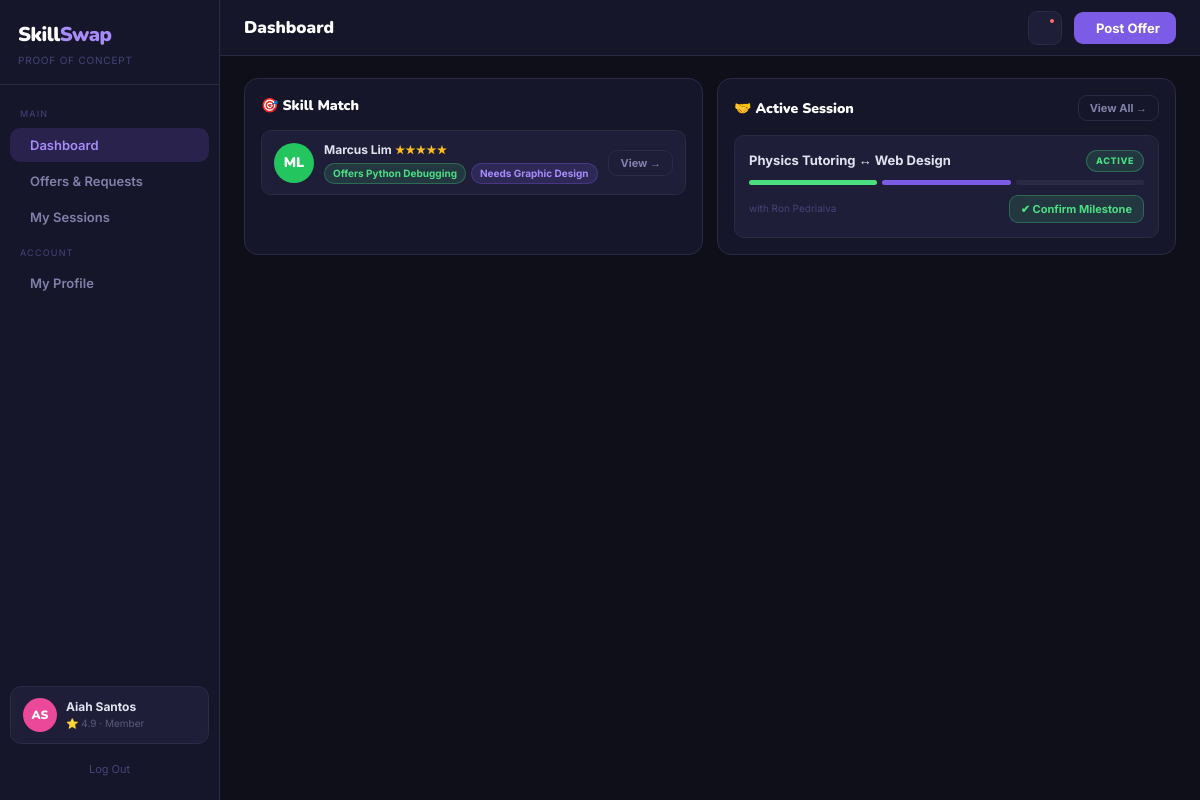
/index.php (signed in), run on the app's committed database.
### tables this page shows
CREATE TABLE users (
    id              INT UNSIGNED AUTO_INCREMENT PRIMARY KEY,
    name            VARCHAR(100)    NOT NULL,
    email           VARCHAR(150)    NOT NULL UNIQUE,
    password_hash   VARCHAR(255)    NOT NULL,
    role            ENUM('Member','Moderator') NOT NULL DEFAULT 'Member',
    bio             TEXT,
    skills_offer    VARCHAR(255)    DEFAULT 'None',
    skills_need     VARCHAR(255)    DEFAULT 'None',
    trust_score     DECIMAL(3,2)    NOT NULL DEFAULT 5.00,
    created_at      TIMESTAMP       NOT NULL DEFAULT CURRENT_TIMESTAMP
);

CREATE TABLE listings (
    id              INT UNSIGNED AUTO_INCREMENT PRIMARY KEY,
    user_id         INT UNSIGNED    NOT NULL,
    title           VARCHAR(200)    NOT NULL,
    category        VARCHAR(50)     NOT NULL DEFAULT 'tech',
    skills_offer    VARCHAR(255)    NOT NULL,
    skills_need     VARCHAR(255)    NOT NULL,
    description     TEXT,
    created_at      TIMESTAMP       NOT NULL DEFAULT CURRENT_TIMESTAMP,
    CONSTRAINT fk_listings_user
        FOREIGN KEY (user_id) REFERENCES users(id) ON DELETE CASCADE
);

CREATE TABLE exchange_sessions (
    id              INT UNSIGNED AUTO_INCREMENT PRIMARY KEY,
    listing_id      INT UNSIGNED    NULL,
    requester_id    INT UNSIGNED    NOT NULL,
    provider_id     INT UNSIGNED    NOT NULL,
    title           VARCHAR(200)    NOT NULL,
    status          ENUM('Pending','Active','Declined','Completed') NOT NULL DEFAULT 'Pending',
    milestone       TINYINT UNSIGNED NOT NULL DEFAULT 0,
    created_at      TIMESTAMP       NOT NULL DEFAULT CURRENT_TIMESTAMP,
    updated_at      TIMESTAMP       NOT NULL DEFAULT CURRENT_TIMESTAMP ON UPDATE CURRENT_TIMESTAMP,
    CONSTRAINT fk_sessions_listing
        FOREIGN KEY (listing_id) REFERENCES listings(id) ON DELETE SET NULL,
    CONSTRAINT fk_sessions_requester
        FOREIGN KEY (requester_id) REFERENCES users(id) ON DELETE CASCADE,
    CONSTRAINT fk_sessions_provider
        FOREIGN KEY (provider_id) REFERENCES users(id) ON DELETE CASCADE
);

### backend.php (called while the page is built, shortened)
<?php
require_once __DIR__ . '/db_connect.php';
function get_logged_in_user(PDO $pdo): ?array {
    $stmt = $pdo->prepare('SELECT id, name, email, role, bio, skills_offer, skills_need, trust_score FROM users WHERE id = ?');
    $stmt->execute([$_SESSION['user_id']]);
    $user = $stmt->fetch();
    return $user ?: null;
}
$active_user = get_logged_in_user($pdo);
$sessions = [];
if ($active_user) {
    $stmt = $pdo->prepare(
        'SELECT s.id, s.title, s.status, s.milestone,
                s.requester_id, s.provider_id,
                ur.name AS requester_name, up.name AS provider_name
         FROM exchange_sessions s
         JOIN users ur ON ur.id = s.requester_id
         JOIN users up ON up.id = s.provider_id
         WHERE s.requester_id = ? OR s.provider_id = ?
         ORDER BY s.created_at DESC'
    );
    $stmt->execute([$active_user['id'], $active_user['id']]);
    $sessions = $stmt->fetchAll();
}
if ($active_user) {
    $stmt = $pdo->prepare(
        'SELECT id, text, type, is_read FROM notifications
         WHERE user_id = ? OR user_id IS NULL
         ORDER BY created_at DESC LIMIT 20'
    );
    $stmt->execute([$active_user['id']]);
    $notifications = $stmt->fetchAll();
} else {
    $stmt = $pdo->query('SELECT id, text, type FROM notifications WHERE user_id IS NULL ORDER BY created_at DESC LIMIT 20');
    $notifications = $stmt->fetchAll();
}
if ($active_user) {
    $stmt = $pdo->prepare(
        'SELECT l.id, l.title, l.skills_offer, l.skills_need, u.name AS user_name, u.trust_score
         FROM listings l JOIN users u ON u.id = l.user_id
         WHERE l.user_id != ?
         ORDER BY RAND() LIMIT 1'
    );
    $stmt->execute([$active_user['id']]);
    $suggested_match = $stmt->fetch() ?: null;
}
foreach ($sessions as $s) {
    if ($s['status'] === 'Active') {
        $dashboard_session = $s;
        break;
    }
}
?>

### index.php (the view, shortened to what this page needs)
<?php
require_once __DIR__ . '/backend.php';
function initials(string $name): string {
    $parts = preg_split('/\s+/', trim($name));
    $letters = strtoupper(substr($parts[0] ?? '', 0, 1) . substr($parts[1] ?? '', 0, 1));
    return $letters ?: '?';
}
$palette = ['#7c5ce7', '#ec4899', '#22c55e', '#f59e0b', '#3b82f6', '#ef4444'];
function avatar_color(int $seed, array $palette): string {
    return $palette[$seed % count($palette)];
}
function stars(float $score): string {
    $full = round($score);
    return str_repeat('★', (int)$full) . str_repeat('☆', 5 - (int)$full);
}
?>
<!DOCTYPE html>
<html lang="en">
<head>
  <link rel="stylesheet" href="https://cdn.jsdelivr.net/npm/@tabler/icons-webfont@3.19.0/dist/tabler-icons.min.css">
</head>
<body>
<?php if (!$active_user): ?>
  <div class="auth-wrap">
    <div class="auth-card">
      <div class="logo" style="border:none;padding:0 0 18px;text-align:center">
        <div class="logo-text">Skill<span>Swap</span></div>
        <div class="logo-sub">Trade skills, not cash</div>
      </div>
      <div class="auth-tabs">
        <div class="auth-tab active" id="tab-login" onclick="showAuthForm('login')">Log In</div>
        <div class="auth-tab" id="tab-signup" onclick="showAuthForm('signup')">Sign Up</div>
      </div>
      <form class="auth-form active" id="form-login" method="POST" action="backend.php">
        <input type="hidden" name="action" value="login">
        <label class="form-label">Email</label>
        <input class="form-ctrl" type="email" name="email" required>
        <label class="form-label">Password</label>
        <input class="form-ctrl" type="password" name="password" required>
        <button class="btn btn-primary w100" type="submit">Log In →</button>
      </form>
      <form class="auth-form" id="form-signup" method="POST" action="backend.php">
        <input type="hidden" name="action" value="signup">
        <label class="form-label">Display Name</label>
        <input class="form-ctrl" type="text" name="name" required>
        <label class="form-label">Email</label>
        <input class="form-ctrl" type="email" name="email" required>
        <label class="form-label">Password</label>
        <input class="form-ctrl" type="password" name="password" required>
        <label class="form-label">Skill You Can Offer</label>
        <input class="form-ctrl" type="text" name="skills_offer" placeholder="e.g. Python Debugging">
        <label class="form-label">Skill You're Looking For</label>
        <input class="form-ctrl" type="text" name="skills_need" placeholder="e.g. Graphic Design">
        <button class="btn btn-primary w100" type="submit">Create Account 🚀</button>
      </form>
    </div>
  </div>
<?php else: ?>
  <aside class="sidebar">
    <div class="logo">
      <div class="logo-text">Skill<span>Swap</span></div>
      <div class="logo-sub">Proof of Concept</div>
    </div>
    <nav class="nav">
      <div class="nav-label">Main</div>
      <button class="nav-btn active" onclick="goTo('dashboard',this)"><i class="ti ti-bolt"></i> Dashboard</button>
      <button class="nav-btn" onclick="goTo('offers',this)"><i class="ti ti-arrows-exchange"></i> Offers &amp; Requests</button>
      <button class="nav-btn" onclick="goTo('sessions',this)"><i class="ti ti-handshake"></i> My Sessions</button>
      <div class="nav-label">Account</div>
      <button class="nav-btn" onclick="goTo('profile',this)"><i class="ti ti-user"></i> My Profile</button>
    </nav>
    <a class="sidebar-user" onclick="goTo('profile',null)">
      <div class="avatar av-sm" style="background:<?= avatar_color((int)$active_user['id'], $palette) ?>"><?= htmlspecialchars(initials($active_user['name'])) ?></div>
      <div>
        <div style="font-size:12px;font-weight:700;color:#e2e2f0"><?= htmlspecialchars($active_user['name']) ?></div>
        <div style="font-size:10px;color:#5a5a7a">⭐ <?= number_format((float)$active_user['trust_score'], 1) ?> · <?= htmlspecialchars($active_user['role']) ?></div>
      </div>
    </a>
    <a class="sidebar-logout" href="backend.php?logout=1"><i class="ti ti-logout"></i> Log Out</a>
  </aside>
  <main class="main">
    <div class="topbar">
      <div class="topbar-title" id="topbar-title">Dashboard</div>
      <div class="notif-wrap">
        <div class="notif-btn" onclick="document.getElementById('notif-dropdown').classList.toggle('open')">
          <?php if (count($notifications) > 0): ?><span class="notif-dot"></span><?php endif; ?>
        </div>
      </div>
      <button class="btn btn-primary" onclick="openModal('modal-offer')"><i class="ti ti-plus"></i> Post Offer</button>
    </div>
    <div class="content">
      <div class="page active" id="page-dashboard">
        <div class="dash-grid">
          <div class="card">
            <div class="card-title">🎯 Skill Match</div>
            <?php if ($suggested_match): ?>
              <div class="match-item">
                <div class="avatar av-md" style="background:<?= avatar_color((int)$suggested_match['id'], $palette) ?>"><?= htmlspecialchars(initials($suggested_match['user_name'])) ?></div>
                <div class="match-info">
                  <div class="match-name"><?= htmlspecialchars($suggested_match['user_name']) ?> <span style="color:var(--amber);font-size:10px"><?= stars((float)$suggested_match['trust_score']) ?></span></div>
                  <div class="match-chips">
                    <span class="chip chip-green">Offers <?= htmlspecialchars($suggested_match['skills_offer']) ?></span>
                    <span class="chip chip-purple">Needs <?= htmlspecialchars($suggested_match['skills_need']) ?></span>
                  </div>
                </div>
                <button class="btn btn-outline btn-sm" onclick="goTo('offers',null)">View →</button>
              </div>
            <?php else: ?>
              <div class="empty-note">No other listings yet — check back soon.</div>
            <?php endif; ?>
          </div>
          <div class="card">
            <div class="card-title">🤝 Active Session
              <button class="btn btn-outline btn-sm" onclick="goTo('sessions',null)">View All →</button>
            </div>
            <?php if ($dashboard_session): ?>
              <div class="session-item">
                <div class="session-head">
                  <span class="session-title"><?= htmlspecialchars($dashboard_session['title']) ?></span>
                  <span class="badge badge-active">Active</span>
                </div>
                <div class="milestones">
                  <?php for ($i = 1; $i <= 3; $i++): ?>
                    <div class="ms <?= $i < $dashboard_session['milestone'] ? 'done' : ($i == $dashboard_session['milestone'] ? 'curr' : '') ?>"></div>
                  <?php endfor; ?>
                </div>
                <div class="session-foot">
                  <span class="session-peer">with <?= htmlspecialchars($dashboard_session['peer_name']) ?></span>
                  <a class="btn btn-green btn-sm" href="backend.php?workflow_action=advance_milestone&target_id=<?= (int)$dashboard_session['id'] ?>">✔ Confirm Milestone</a>
                </div>
              </div>
            <?php else: ?>
              <div class="empty-note">No active sessions right now.</div>
            <?php endif; ?>
          </div>
        </div>
      </div>
    </div>
  </main>
<?php endif; ?>
</body>
</html>

### data on the page
users: name "AS", name "Aiah Santos", trust_score "4.9", role "Member"
listings: user.name "ML", user.name "Marcus Lim", user.trust_score "★★★★★", skills_offer "Python Debugging", skills_need "Graphic Design"
exchange_sessions: title "Physics Tutoring ↔ Web Design", requester.name "Ron Pedrialva"
